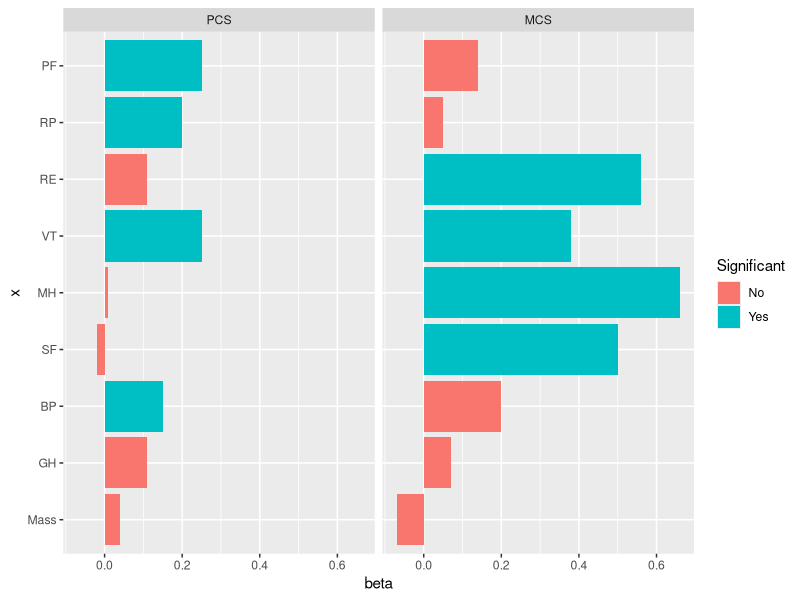
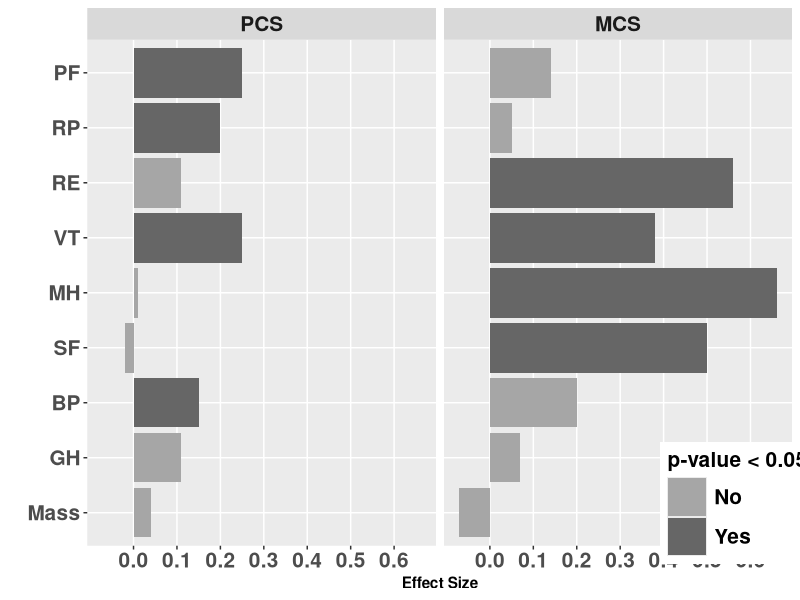
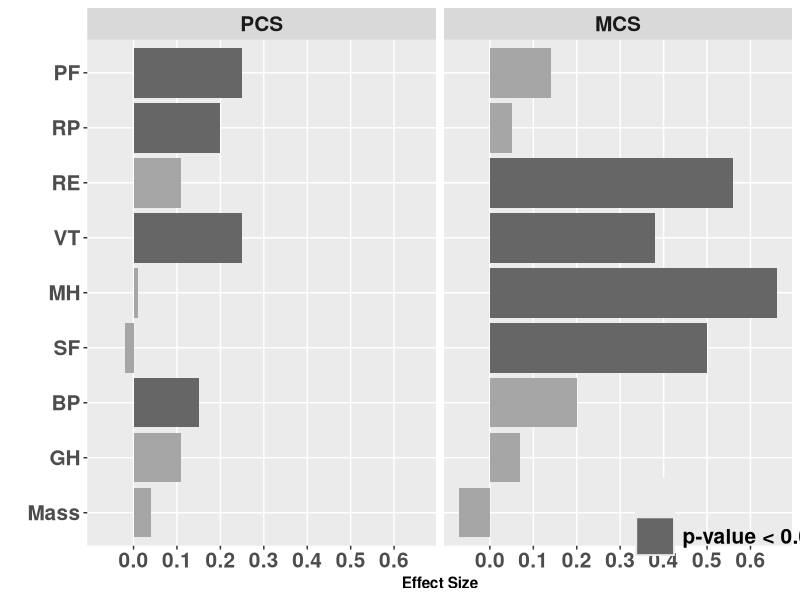

These charts were generated, in order, by the following R code:

# Important points
#   - Ordering was important
#   - Bold text to make more legible
#   - Improved axis ticks
#   - legend, at minimum, to be inside plot to save space on page
#   - ideally just single line highlighting the color / rather than full legend

library(dplyr)
library(ggplot2)
library(scales)

regression_results = data.frame(
  y = rep(c('PCS', 'MCS'), each=9),
  x = rep(c('PF', 'RP', 'RE', 'VT', 'MH', 'SF' , 'BP', 'GH', 'Mass'), 2),
  beta = c(.25, .2, .11, .25, .01, -.02, .15, .11, .04, .14, .05, .56, .38, .66, .5, .2, .07, -.07),
  pval = c(.01, .01, .13, .00, .97, .83, .02, .15, .39, .24, .61, .01, .02, .02, .03, .11, .64, .41)
)


# Initial plot...
regression_results %>%
  mutate(Significant = ifelse(pval<.05, 'Yes', 'No'),
         y = factor(y, levels=c('PCS', 'MCS')),
         x = factor(x, levels=c('Mass', 'GH', 'BP', 'SF', 'MH', 'VT', 'RE', 'RP', 'PF'))) %>%
  ggplot( aes(x=x, y=beta, fill=Significant)) +
  geom_col() +
  coord_flip() +
  facet_wrap(~y)

# FIRST TRY
regression_results %>%
  mutate(Significant = ifelse(pval<.05, 'Yes', 'No'),
         y = factor(y, levels=c('PCS', 'MCS')),
         x = factor(x, levels=c('Mass', 'GH', 'BP', 'SF', 'MH', 'VT', 'RE', 'RP', 'PF'))) %>%
  ggplot( aes(x=x, y=beta, fill=Significant)) +
  geom_col() +
  coord_flip() +
  labs(x = '', y='Effect Size') +
  scale_fill_manual('p-value < 0.05', values=c('grey65', 'grey40')) +
  scale_y_continuous(breaks=0:10/10)+
  theme(text = element_text(face='bold'),
        panel.grid.minor = element_blank(),
        axis.text = element_text(size=15),
        strip.text = element_text(size = 15),
        legend.position = c(.922, .085),
        legend.title = element_text(size=15),
        legend.text = element_text(size=15),
        legend.key.size = unit(1, 'cm')
  ) +
  facet_wrap(~y)

# SECOND TRY
regression_results %>%
  mutate(Significant = ifelse(pval<.05, 'p-value < 0.05', ''),
         y = factor(y, levels=c('PCS', 'MCS')),
         x = factor(x, levels=c('Mass', 'GH', 'BP', 'SF', 'MH', 'VT', 'RE', 'RP', 'PF'))) %>%
  ggplot( aes(x=x, y=beta, fill=Significant)) +
  geom_col() +
  coord_flip() +
  labs(x = '', y='Effect Size') +
  scale_fill_manual('', values=c('grey65', 'grey40')) +
  scale_y_continuous(breaks=0:10/10)+
  theme(text = element_text(face='bold'),
        panel.grid.minor = element_blank(),
        axis.text = element_text(size=15),
        strip.text = element_text(size = 15),
        legend.position = c(.91, .085),
        legend.title = element_text(size=15),
        legend.text = element_text(size=15),
        legend.key.size = unit(1, 'cm'),
        legend.background = element_blank()) +
  guides(
    fill = guide_legend(override.aes = list(size=1, 
                                            fill=c('grey92', 'grey40'),
                                            color='grey92'))) +
  facet_wrap(~y)

